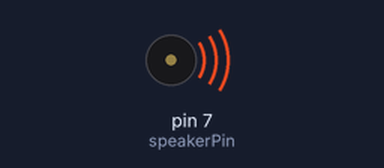
Simulated run of this sketch. Board: Arduino Uno, built with avr-gcc and run on an emulated ATmega328P. On the bench: buzzer (waves = sounding).

Above: at 0.9 s.
At 21.2 s:
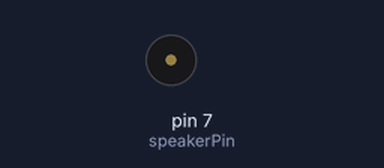
Timing chart, 0 to 22.3 s (numbered marks = the images above):
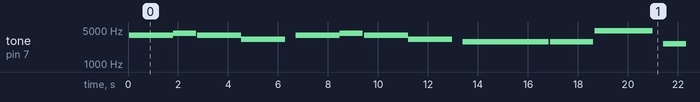

The sketch:

melodies.ino
```cpp
int speakerPin = 7;
char names[] = { 'c', 'd', 'e', 'f', 's', 'g', 'a', 'v', 'b', 'C', 'D', 'E' };
int tones[] = { 1915, 1700, 1519, 1432, 1352, 1275, 1136, 1073, 1014, 956, 852, 758 };
int tempo = 140;

int length = 19;
char notes[] = "gage gage ddb ccg aacba";
int beats[] = { 6,3,6,6, 2,6,3,6,6, 2, 12,6,8,2 ,12,6,12, 4,12,6,6,6,6};

void playTone(int tone, int duration) {
  int p = tone*2;
  for (long i = 0; i < duration * 1000L; i += tone * 2) {
    digitalWrite(speakerPin, HIGH);
    delayMicroseconds(p);
    digitalWrite(speakerPin, LOW);
    delayMicroseconds(p);
  }
}

void playNote(char note, int duration) {
  char names[] = { 'c', 'd', 'e', 'f', 'g', 'a', 'b', 'C' };
  int tones[] = { 1915, 1700, 1519, 1432, 1275, 1136, 1014, 956 };

  // play the tone corresponding to the note name
  for (int i = 0; i < 8; i++) {
    if (names[i] == note) {
      int t = tones[i]*0.05;
      playTone(t, duration);
    }
  }
}
void setup() {
  // put your setup code here, to run once:
  pinMode(speakerPin, OUTPUT);
}

void loop() {
  // put your main code here, to run repeatedly:
 playMelody();

}

void playMelody() {
   for (int i = 0; i < length; i++) {
    if (notes[i] == ' ') {
      delay(beats[i] * tempo); // rest
    } else {
      playNote(notes[i], beats[i] * tempo);
    }

    // pause between notes
    delay(tempo / 2);
  }
}
```

Measured:
- by itself, tone on pin 7 (speakerPin): plays 3858 Hz for 1.8 s, 4326 Hz for 0.92 s, 3858 Hz for 1.8 s, 3255 Hz for 1.8 s, 3858 Hz for 1.8 s, 4325 Hz for 0.92 s … (59 notes in this stretch)
